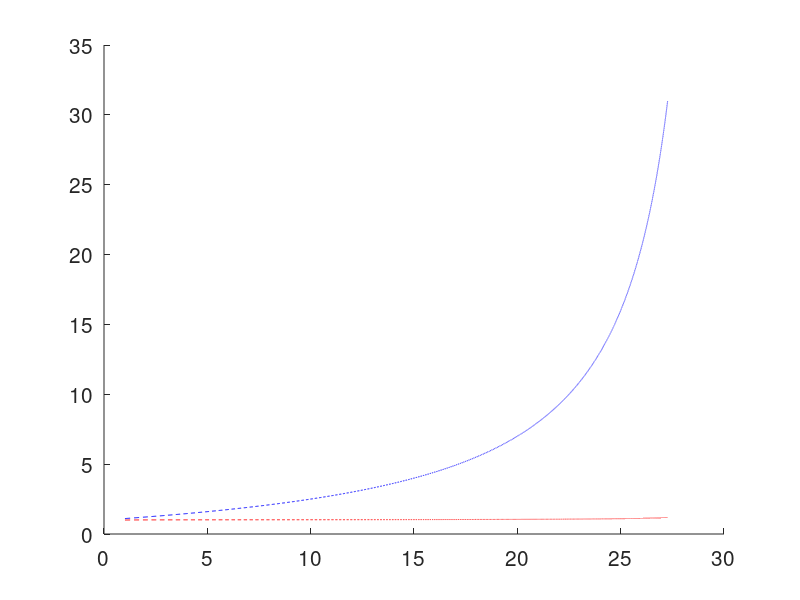

Reproduce this figure in MATLAB.

r = 30; 

all_eps =  0.01:0.001:10;
num_eps = length(all_eps);
all_ub = zeros(num_eps,1); 
all_lb = zeros(num_eps,1);
all_k = zeros(num_eps,1);


for i = 1:num_eps
    eps = all_eps(i)
    k = eps/(1+eps) * r;
    all_k(i) = k; 
    all_ub(i) = 1 + 3*eps;
    all_lb(i) = 1 + eps * (k-1)/ (2*k*k);
end   
sel_k = all_k > 1;
set(0,'DefaultAxesFontSize', 15);
set(0,'DefaultTextFontSize', 15);
figure('Color','white','Position', [500, 500, 500, 400])


%    ph_list(end+1) = semilogx(ks,ratios,'LineWidth',1,'Color',colors{delta});
%    legend_list{end+1} = sprintf('\\delta=%.3f',delta_list(delta));
    hold on
    %semilogx(1:d,theory_ratios,'--','LineWidth',1,'Color',colors{delta});    
    %scatter(sr,0,20,colors{delta},'LineWidth',2,'MarkerEdgeAlpha',0.5);
    plot (all_k(sel_k), all_lb(sel_k), '--r', all_k(sel_k), all_ub(sel_k), '--b');

    x2 = [all_k(sel_k), fliplr(all_k(sel_k))];
inBetween = [all_lb(sel_k), fliplr( all_ub(sel_k))];
%patch(x2, inBetween, 'g');

%legend(ph_list,legend_list,'Location','best');
xlim([0,r])
%title(decay_list{decay});
hold off